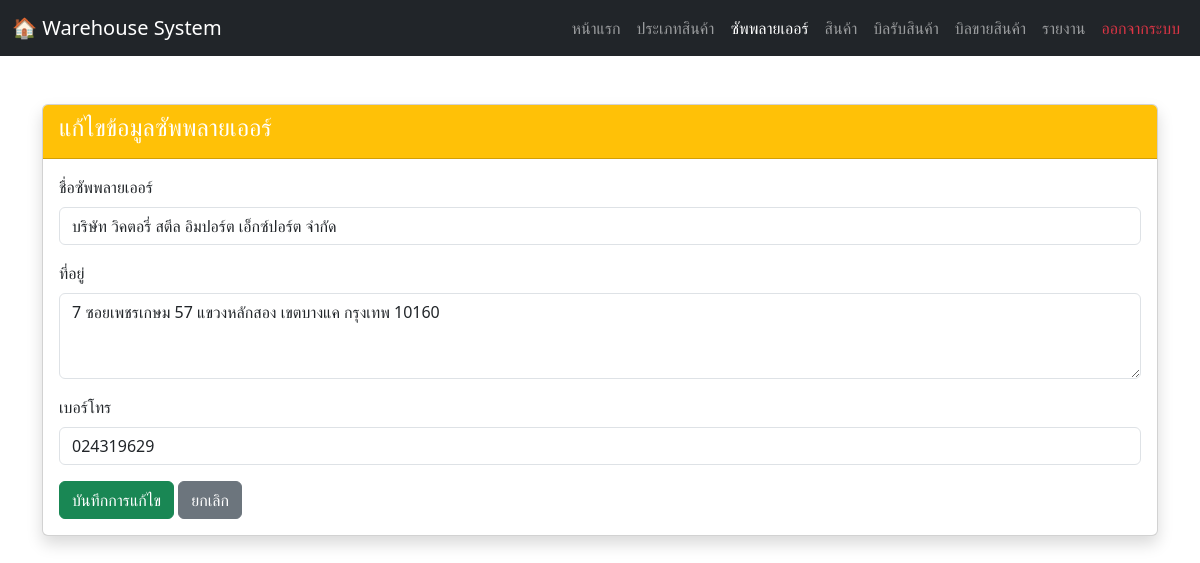
The app's page /supplier_edit.php?id=1 (signed in) with its own data.
### tables this page shows
CREATE TABLE `suppliers` (
  `supplier_id` int(11) NOT NULL,
  `supplier_name` varchar(150) NOT NULL,
  `address` varchar(255) DEFAULT NULL,
  `phone` varchar(50) DEFAULT NULL,
  `description` text DEFAULT NULL
);

### supplier_edit.php (the view, shortened to what this page needs)
<?php
include 'connection.php';
$supplier_id = $_GET['id'];
$sql = "SELECT * FROM suppliers WHERE supplier_id = ?";
$stmt = $conn->prepare($sql);
$stmt->bind_param("i", $supplier_id);
$stmt->execute();
$result = $stmt->get_result();
$supplier = $result->fetch_assoc();
?>
<!DOCTYPE html>
<html lang="th">
<head>
    <link rel="stylesheet" href="https://cdn.jsdelivr.net/npm/bootstrap@5.3.2/dist/css/bootstrap.min.css">
    <link rel="stylesheet" href="https://cdn.jsdelivr.net/npm/bootstrap-icons@1.11.3/font/bootstrap-icons.min.css">
</head>
<body>
  <nav class="navbar navbar-expand-lg navbar-dark bg-dark no-print">
    <div class="container-fluid">
      <a class="navbar-brand" href="#">🏠 Warehouse System</a>
      <div class="collapse navbar-collapse" id="navbarNav">
        <ul class="navbar-nav ms-auto">
          <li class="nav-item"><a class="nav-link" href="homepage.php">หน้าแรก</a></li>
          <li class="nav-item"><a class="nav-link" href="categories.php">ประเภทสินค้า</a></li>
          <li class="nav-item"><a class="nav-link active" href="suppliers.php">ซัพพลายเออร์</a></li>
          <li class="nav-item"><a class="nav-link" href="products.php">สินค้า</a></li>
        <li class="nav-item"><a class="nav-link" href="warehouse_page.php">บิลรับสินค้า</a></li>
        <li class="nav-item"><a class="nav-link" href="warehouse_sale.php">บิลขายสินค้า</a></li>
          <li class="nav-item"><a class="nav-link " href="report.php">รายงาน</a></li>
          <li class="nav-item"><a class="nav-link text-danger" href="logout.php">ออกจากระบบ</a></li>
        </ul>
      </div>
    </div>
  </nav>
<div class="container mt-5">
  <div class="card shadow">
    <div class="card-header bg-warning text-white">
      <h4>แก้ไขข้อมูลซัพพลายเออร์</h4>
    </div>
    <div class="card-body">
      <form method="POST" id="editSupplierForm">
        <div class="mb-3">
          <label class="form-label">ชื่อซัพพลายเออร์</label>
          <input type="text" name="supplier_name" class="form-control" value="<?= $supplier['supplier_name'] ?>" required>
        </div>
        <div class="mb-3">
          <label class="form-label">ที่อยู่</label>
          <textarea name="address" class="form-control" rows="3"><?= $supplier['address'] ?></textarea>
        </div>
        <div class="mb-3">
          <label class="form-label">เบอร์โทร</label>
          <input type="text" name="phone" class="form-control" value="<?= $supplier['phone'] ?>">
        </div>
        <button type="submit" name="update" class="btn btn-success">บันทึกการแก้ไข</button>
        <a href="suppliers.php" class="btn btn-secondary">ยกเลิก</a>
      </form>
    </div>
  </div>
</div>
</body>
</html>

### records on screen
suppliers: supplier_name "บริษัท วิคตอรี่ สตีล อิมปอร์ต เอ็กซ์ปอร์ต จำกัด", address "7 ซอยเพชรเกษม 57 แขวงหลักสอง เขตบางแค กรุงเทพ 10160", phone "024319629"
